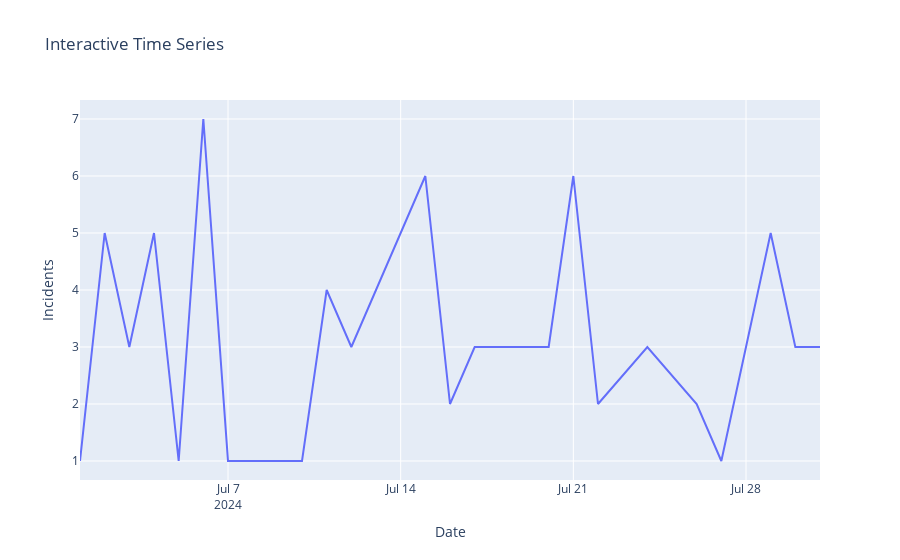

The notebook cell this image was saved under:
### Markdown cell above
### Exercise 08 Line plot: Time Trend of Incidents Over the Month of July (Plotly)

[plotly line](https://plotly.com/python-api-reference/generated/plotly.express.line)

### Code cell
fig = px.line()
fig.show()

### Figure 1 — Plotly figure (JSON) as saved in the notebook; plotly's stock layout.template omitted (floating-point values rounded to 4 significant figures)
{"data": [{"hovertemplate": "Date=%{x}<br>Incidents=%{y}<extra></extra>", "legendgroup": "", "line": {"color": "#636efa", "dash": "solid"}, "marker": {"symbol": "circle"}, "mode": "lines", "name": "", "orientation": "v", "showlegend": false, "type": "scatter", "x": ["2024-07-01", "2024-07-02", "2024-07-03", "2024-07-04", "2024-07-05", "2024-07-06", "2024-07-07", "2024-07-10", "2024-07-11", "2024-07-12", "2024-07-13", "2024-07-15", "2024-07-16", "2024-07-17", "2024-07-20", "2024-07-21", "2024-07-22", "2024-07-24", "2024-07-26", "2024-07-27", "2024-07-29", "2024-07-30", "2024-07-31"], "xaxis": "x", "y": [1, 5, 3, 5, 1, 7, 1, 1, 4, 3, 4, 6, 2, 3, 3, 6, 2, 3, 2, 1, 5, 3, 3], "yaxis": "y"}], "layout": {"legend": {"tracegroupgap": 0}, "title": {"text": "Interactive Time Series"}, "xaxis": {"anchor": "y", "domain": [0, 1], "title": {"text": "Date"}}, "yaxis": {"anchor": "x", "domain": [0, 1], "title": {"text": "Incidents"}}}}
